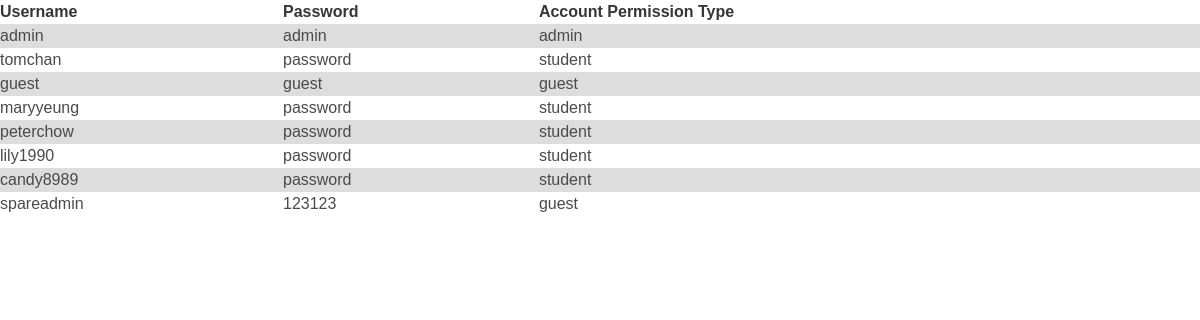
The app's page /demoaccount.php with its own data.
### tables this page shows
CREATE TABLE `user_account` (
  `UID` int(11) NOT NULL,
  `username` varchar(20) NOT NULL,
  `password` varchar(50) NOT NULL,
  `user_type` varchar(20) NOT NULL
);

### demoaccount.php (the view, shortened to what this page needs)
<?php
@include 'lib/connect.php';
?>
<!DOCTYPE html>
<html lang="en">
<head>
  <link rel="stylesheet" href="https://cdn.bootcdn.net/ajax/libs/bulma/0.9.4/css/bulma.min.css">
  <link rel="stylesheet" href="style.css">
</head>
<body>
  <table>
    <tr class="header">
      <th>Username</th>
      <th>Password</th>
      <th>Account Permission Type</th>
    </tr>
    <?php
    $sql = "SELECT * FROM user_account";
    if ($res = mysqli_query($conn, $sql)) {
      if (mysqli_num_rows($res) > 0) {
        while ($row = mysqli_fetch_array($res)) {
          echo "<tr>";
          echo "<td>" . $row['username'] . "</td>";
          echo "<td>" . $row['password'] . "</td>";
          echo "<td>" . $row['user_type'] . "</td>";
          echo "</tr>";
        }
        echo "</table>";
      } else {
        echo "No matching records are found.";
      }
    } else {
      echo "ERROR: Could not able to execute $sql. "
        . mysqli_error($conn);
    }
    ?>
</body>
</html>

### style.css (style rules this page uses)
* { font-family: "Poppins", sans-serif; margin: 0; padding: 0; box-sizing: border-box; outline: none; border: none; text-decoration: none; }
body { background: url("img/bg.jpg") no-repeat center center fixed; -webkit-background-size: cover; -o-background-size: cover; background-size: cover; }
table { width: 100%; }

### demoaccount.php (style rules this page uses)
tr:nth-child(even) { background-color: #ddd; }
tr:nth-child(odd) { background-color: #fff; }
td { text-align: center; }

### records on screen
user_account: username "admin", password "admin", user_type "admin"
user_account: username "tomchan", password "password", user_type "student"
user_account: username "guest", password "guest", user_type "guest"
user_account: username "maryyeung", password "password", user_type "student"
user_account: username "peterchow", password "password", user_type "student"
user_account: username "lily1990", password "password", user_type "student"
user_account: username "candy8989", password "password", user_type "student"
user_account: username "spareadmin", password "123123", user_type "guest"
